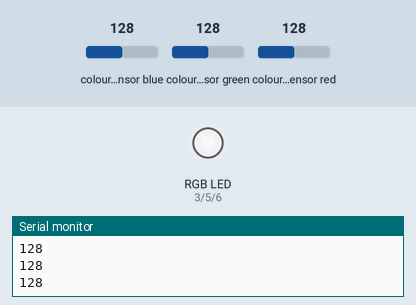
Simulated run of this sketch. Board: ESP32-S3. Shown: an RGB LED mixed from three pins (HIGH = lit), the last lines printed to the serial monitor. The inputs (shaded band) are chosen by the test bench; at power-on: colour sensor red 128, colour sensor blue 128, colour sensor green 128. Dim RGB values are drawn brighter than linear.

Above: at 1.2 s.
1.3 s: colour sensor red set to 191
At 2.5 s:
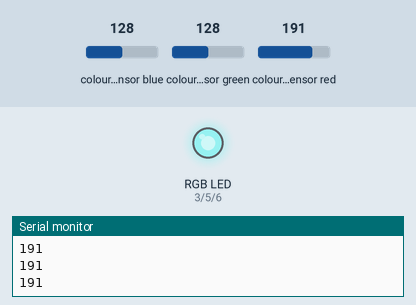
2.8 s: colour sensor blue set to 191
At 4.0 s:
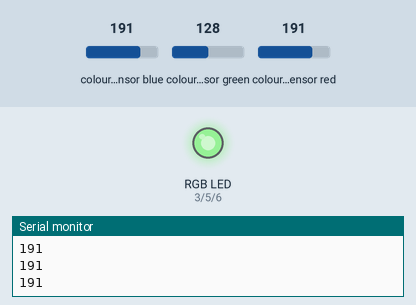
4.3 s: colour sensor green set to 191
At 5.2 s:
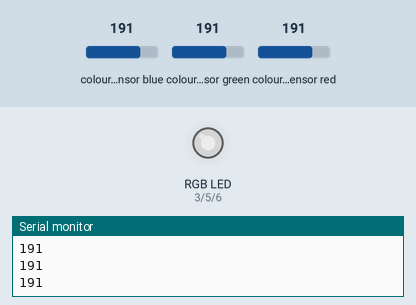
5.8 s: colour sensor red set to 5
At 6.8 s:
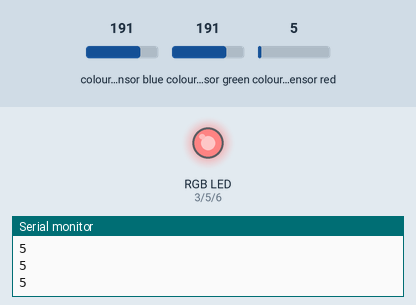
7.3 s: colour sensor blue set to 5
At 8.4 s:
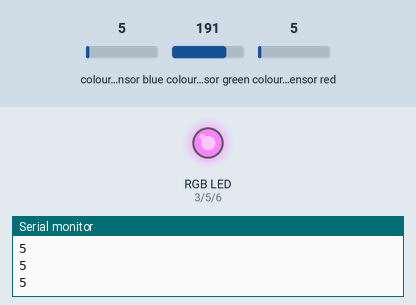
8.8 s: colour sensor green set to 250
At 9.6 s:
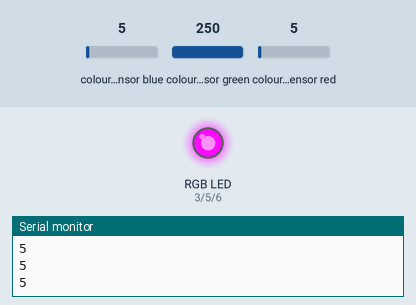
Timing chart, 0 to 11.3 s (numbered marks = the images above; inputs shaded):
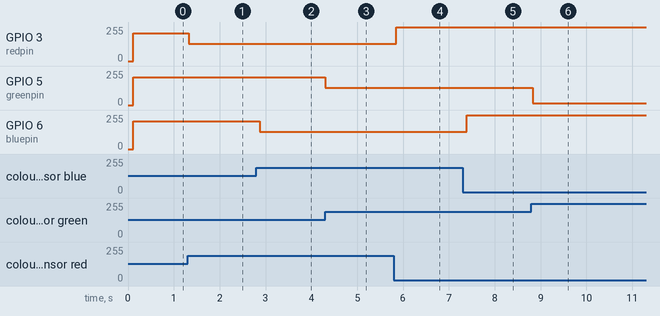

The sketch:

colourblocks-v2.ino
```cpp
#include <Wire.h>
#include "Adafruit_TCS34725.h"

// Pick analog outputs, for the UNO these three work well
// use ~560  ohm resistor between Red & Blue, ~1K for green (its brighter)
#define redpin 3
#define greenpin 5
#define bluepin 6
int sensorValue1 = 0;
int sensorValue2 = 0;
int sensorValue3 = 0;
const int analogInPin1 = A0;
const int analogInPin2 = A1;
const int analogInPin3 = A2;

// for a common anode LED, connect the common pin to +5V
// for common cathode, connect the common to ground

// set to false if using a common cathode LED
#define commonAnode true

// our RGB -> eye-recognized gamma color
byte gammatable[256];


Adafruit_TCS34725 tcs = Adafruit_TCS34725(TCS34725_INTEGRATIONTIME_50MS, TCS34725_GAIN_4X);

void setup() {
  Serial.begin(9600);
  //Serial.println("Color View Test!");

  if (tcs.begin()) {
    //Serial.println("Found sensor");
  } else {
    Serial.println("No TCS34725 found ... check your connections");
    while (1); // halt!
  }

  // use these three pins to drive an LED
#if defined(ARDUINO_ARCH_ESP32)
  ledcAttachPin(redpin, 1);
  ledcSetup(1, 12000, 8);
  ledcAttachPin(greenpin, 2);
  ledcSetup(2, 12000, 8);
  ledcAttachPin(bluepin, 3);
  ledcSetup(3, 12000, 8);
#else
  pinMode(redpin, OUTPUT);
  pinMode(greenpin, OUTPUT);
  pinMode(bluepin, OUTPUT);
#endif

  // thanks PhilB for this gamma table!
  // it helps convert RGB colors to what humans see
  for (int i=0; i<256; i++) {
    float x = i;
    x /= 255;
    x = pow(x, 2.5);
    x *= 255;

    if (commonAnode) {
      gammatable[i] = 255 - x;
    } else {
      gammatable[i] = x;
    }
    //Serial.println(gammatable[i]);
  }
}

// The commented out code in loop is example of getRawData with clear value.
// Processing example colorview.pde can work with this kind of data too, but It requires manual conversion to
// [0-255] RGB value. You can still uncomments parts of colorview.pde and play with clear value.
void loop() {
  float red, green, blue;

  tcs.setInterrupt(false);  // turn on LED

  delay(60);  // takes 50ms to read

  tcs.getRGB(&red, &green, &blue);

  tcs.setInterrupt(true);  // turn off LED
//
////  Serial.print("R:\t");
//  sensorValue1 = analogRead(analogInPin1);
//    sensorValue2 = analogRead(analogInPin2);
    sensorValue3 = (int(red));


//
//  Serial.println(sensorValue1);
//Serial.println(sensorValue2);
Serial.println(sensorValue3);

//  Serial.print("\tG:\t"); Serial.print(int(green));
//  Serial.print("\tB:\t"); Serial.print(int(blue));

//  Serial.print("\t");
//  Serial.print((int)red, HEX); Serial.print((int)green, HEX); Serial.print((int)blue, HEX);
//  Serial.print("\n");

//  uint16_t red, green, blue, clear;
//
//  tcs.setInterrupt(false);  // turn on LED
//
//  delay(60);  // takes 50ms to read
//
//  tcs.getRawData(&red, &green, &blue, &clear);
//
//  tcs.setInterrupt(true);  // turn off LED
//
//  Serial.print("C:\t"); Serial.print(int(clear));
//  Serial.print("R:\t"); Serial.print(int(red));
//  Serial.print("\tG:\t"); Serial.print(int(green));
//  Serial.print("\tB:\t"); Serial.print(int(blue));
//  Serial.println();


#if defined(ARDUINO_ARCH_ESP32)
  ledcWrite(1, gammatable[(int)red]);
  ledcWrite(2, gammatable[(int)green]);
  ledcWrite(3, gammatable[(int)blue]);
#else
  analogWrite(redpin, gammatable[(int)red]);
  analogWrite(greenpin, gammatable[(int)green]);
  analogWrite(bluepin, gammatable[(int)blue]);
#endif
}
```

Measured:
- after the input at 1.3 s, GPIO 3 (redpin): 208/255 → 130/255 at once
- after the input at 2.8 s, GPIO 6 (bluepin): 208/255 → 130/255 after 0.07 s
- after the input at 4.3 s, GPIO 5 (greenpin): 208/255 → 130/255 at once
- after the input at 5.8 s, GPIO 3 (redpin): 130/255 → 253/255 after 0.05 s
- after the input at 7.3 s, GPIO 6 (bluepin): 130/255 → 253/255 after 0.09 s
- after the input at 8.8 s, GPIO 5 (greenpin): 130/255 → 12/255 at once
